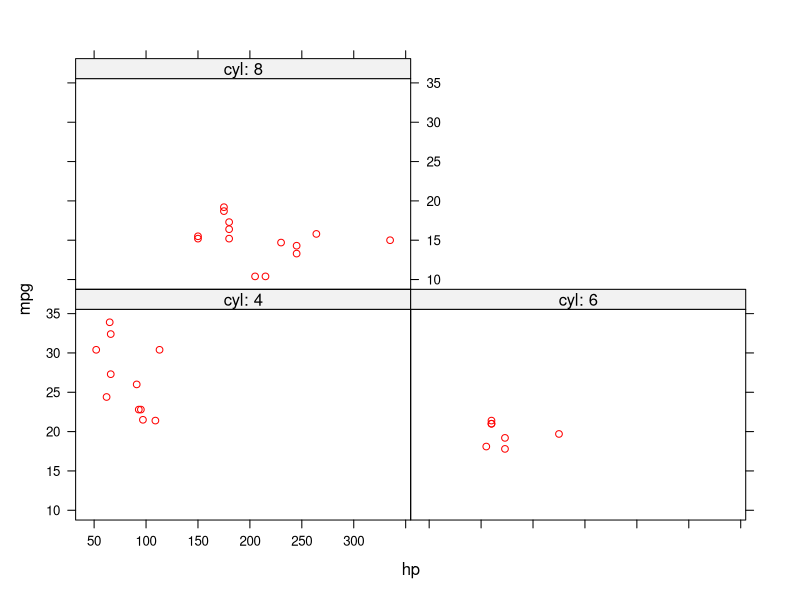

Reproduce this figure in R.
# author: KG
# project: github tutorial
# ---

# script purpose: make mtcars plots
# ---

# load libraries:
  library(lattice)
# ---

# load data:
  data <- mtcars #dataset to play with
# --
  
# Figure description: miles per gallon by horse power per number of cylinders:
# ---

  xyplot(mpg ~ hp | factor(paste('cyl:',cyl)),
         data = mtcars,
         col = "red")
#dont forget the grid!
# --- end-of-script --- 
